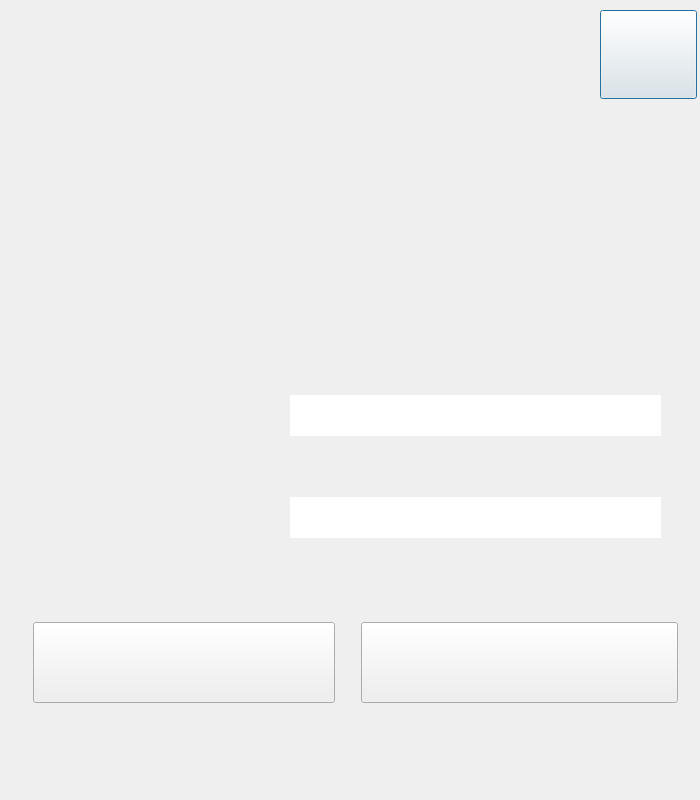
<?xml version="1.0" encoding="UTF-8"?>
<ui version="4.0">
 <class>sec</class>
 <widget class="QDialog" name="sec">
  <property name="geometry">
   <rect>
    <x>0</x>
    <y>0</y>
    <width>700</width>
    <height>800</height>
   </rect>
  </property>
  <property name="windowTitle">
   <string>Dialog</string>
  </property>
  <widget class="QLabel" name="label_3">
   <property name="geometry">
    <rect>
     <x>284</x>
     <y>542</y>
     <width>378</width>
     <height>94</height>
    </rect>
   </property>
   <property name="text">
    <string/>
   </property>
   <property name="pixmap">
    <pixmap resource="resources.qrc">:/resources/img/sec (6).png</pixmap>
   </property>
  </widget>
  <widget class="QLineEdit" name="lineEdit_2">
   <property name="geometry">
    <rect>
     <x>290</x>
     <y>395</y>
     <width>371</width>
     <height>41</height>
    </rect>
   </property>
   <property name="font">
    <font>
     <family>Corbel</family>
     <pointsize>28</pointsize>
    </font>
   </property>
   <property name="text">
    <string/>
   </property>
   <property name="frame">
    <bool>false</bool>
   </property>
  </widget>
  <widget class="QLabel" name="label">
   <property name="geometry">
    <rect>
     <x>0</x>
     <y>0</y>
     <width>700</width>
     <height>800</height>
    </rect>
   </property>
   <property name="text">
    <string/>
   </property>
   <property name="pixmap">
    <pixmap resource="resources.qrc">:/resources/img/Rectangle 1.png</pixmap>
   </property>
  </widget>
  <widget class="QPushButton" name="pushButton">
   <property name="geometry">
    <rect>
     <x>600</x>
     <y>10</y>
     <width>97</width>
     <height>89</height>
    </rect>
   </property>
   <property name="styleSheet">
    <string notr="true">border-image: url(:/resources/img/Group 10.png);</string>
   </property>
   <property name="text">
    <string/>
   </property>
  </widget>
  <widget class="QPushButton" name="pushButton_2">
   <property name="geometry">
    <rect>
     <x>33</x>
     <y>622</y>
     <width>302</width>
     <height>81</height>
    </rect>
   </property>
   <property name="styleSheet">
    <string notr="true">border-image: url(:/resources/img/sec (3).png);</string>
   </property>
   <property name="text">
    <string/>
   </property>
  </widget>
  <widget class="QLabel" name="label_2">
   <property name="geometry">
    <rect>
     <x>192</x>
     <y>31</y>
     <width>345</width>
     <height>281</height>
    </rect>
   </property>
   <property name="text">
    <string/>
   </property>
   <property name="pixmap">
    <pixmap resource="resources.qrc">:/resources/img/Group 36.png</pixmap>
   </property>
  </widget>
  <widget class="QLineEdit" name="lineEdit_3">
   <property name="geometry">
    <rect>
     <x>290</x>
     <y>497</y>
     <width>371</width>
     <height>41</height>
    </rect>
   </property>
   <property name="font">
    <font>
     <family>Corbel</family>
     <pointsize>28</pointsize>
    </font>
   </property>
   <property name="text">
    <string/>
   </property>
   <property name="frame">
    <bool>false</bool>
   </property>
  </widget>
  <widget class="QLabel" name="label_4">
   <property name="geometry">
    <rect>
     <x>21</x>
     <y>364</y>
     <width>262</width>
     <height>91</height>
    </rect>
   </property>
   <property name="text">
    <string/>
   </property>
   <property name="pixmap">
    <pixmap resource="resources.qrc">:/resources/img/sec (5).png</pixmap>
   </property>
  </widget>
  <widget class="QLabel" name="label_5">
   <property name="geometry">
    <rect>
     <x>21</x>
     <y>468</y>
     <width>257</width>
     <height>91</height>
    </rect>
   </property>
   <property name="text">
    <string/>
   </property>
   <property name="pixmap">
    <pixmap resource="resources.qrc">:/resources/img/sec (4).png</pixmap>
   </property>
  </widget>
  <widget class="QLabel" name="label_7">
   <property name="geometry">
    <rect>
     <x>284</x>
     <y>440</y>
     <width>378</width>
     <height>94</height>
    </rect>
   </property>
   <property name="text">
    <string/>
   </property>
   <property name="pixmap">
    <pixmap resource="resources.qrc">:/resources/img/sec (6).png</pixmap>
   </property>
  </widget>
  <widget class="QPushButton" name="pushButton_3">
   <property name="geometry">
    <rect>
     <x>361</x>
     <y>622</y>
     <width>317</width>
     <height>81</height>
    </rect>
   </property>
   <property name="styleSheet">
    <string notr="true">border-image: url(:/resources/img/sec (2).png);</string>
   </property>
   <property name="text">
    <string/>
   </property>
  </widget>
  <zorder>label</zorder>
  <zorder>label_3</zorder>
  <zorder>pushButton</zorder>
  <zorder>pushButton_2</zorder>
  <zorder>label_2</zorder>
  <zorder>label_4</zorder>
  <zorder>label_5</zorder>
  <zorder>lineEdit_2</zorder>
  <zorder>label_7</zorder>
  <zorder>pushButton_3</zorder>
  <zorder>lineEdit_3</zorder>
 </widget>
 <resources>
  <include location="resources.qrc"/>
 </resources>
 <connections/>
</ui>
